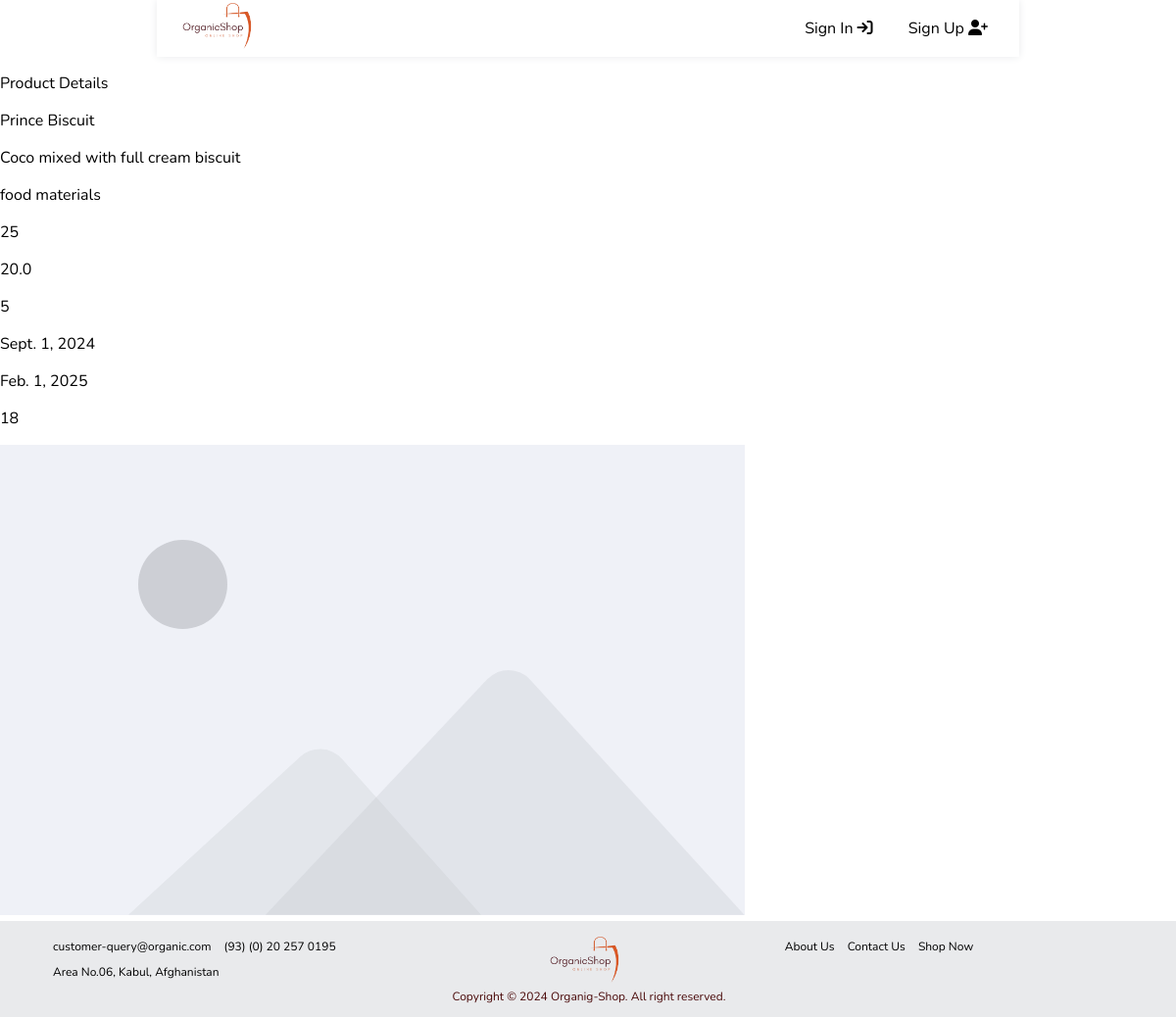
The app's page /store/display_details/28, older data.
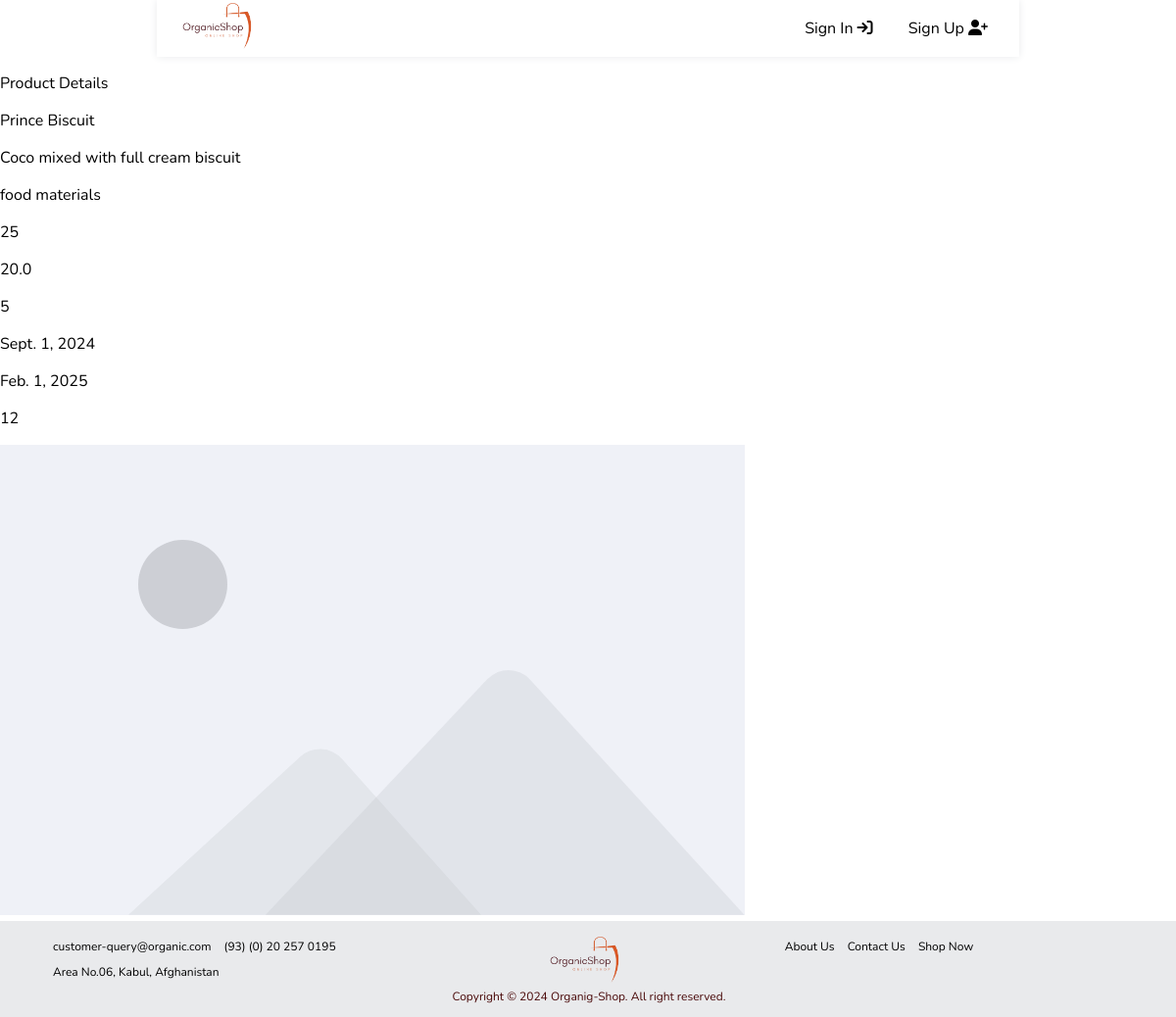
The same page, newer data.
### store/models.py (models this page shows, shortened)
class Product(models.Model):
    NUMBER_CHOICES = [(i, str(i)) for i in range(1,201)]
    category = models.ForeignKey(Category, on_delete=models.CASCADE)
    user = models.ForeignKey(CustomUser, null=True, on_delete=models.SET_NULL)
    name = models.CharField(max_length=100)
    description = models.CharField(max_length=200)
    price = models.IntegerField(default=0)
    bulk_price = models.IntegerField(default=0)
    packet_contain = models.PositiveBigIntegerField(choices=NUMBER_CHOICES)
    rate = models.FloatField(null=True, default=0)
    mfd = models.DateField(null=True, blank=True)
    expd = models.DateField(null=True, blank=True)
    profit = models.IntegerField(null=True,default=0)
    stock = models.IntegerField(null=True,default=0)
    num_packet = models.IntegerField(default=1)
    image = models.ImageField(default='default.svg', upload_to='item_images')

class Category(models.Model):
    name = models.CharField(max_length=50)
    description = models.CharField(max_length=200)
    def __str__(self):
        return self.name

### store/views.py (the view)
# urls.py: path('display_details/<iid>', views.display_details, name='display_details'),
def display_details(request, iid):
    p = Product.objects.get(id = iid)
    context = {'p':p}
    print(iid)
    return render(request, 'item_details.html', context)

### store/context_processors.py (called while the page is built)
def breadcrumbs(request):
    if hasattr(request, 'breadcrumbs'):
        return {'breadcrumbs': request.breadcrumbs}
    return {'breadcrumbs': []}  # Default to an empty list if not set

### store/templates/item_details.html
{% extends 'main/base.html' %}
{% load static %}
{% block content %}
<div class="m-10">
    <p class="text-center text-2xl">Product Details</p>
    <div class="grid lg:grid-cols-2 sm:grid-cols-1">
        <div class="details p-5">
            <p class="text-xl font-bold">{{p.name}}</p>
            <p class="text-sm font-bold">{{p.description}}</p>
            <p class="text-xl font-bold">{{p.category}}</p>
            <p class="text-xl font-bold">{{p.price}}</p>
            <p class="text-xl font-bold">{{p.rate}}</p>
            <p class="text-xl font-bold">{{p.profit}}</p>
            <p class="text-xl font-bold">{{p.mfd}}</p>
            <p class="text-xl font-bold">{{p.expd}}</p>
            <p class="text-xl font-bold">{{p.stock}}</p>
        </div>
        <div class="image">
            <img src="{{p.image.url}}" alt="">
        </div>
    </div>
</div>
{% endblock content %}

Row changes from the older to the newer data that the page shows:
changed Product "Prince Biscuit": stock "18" → "12"
